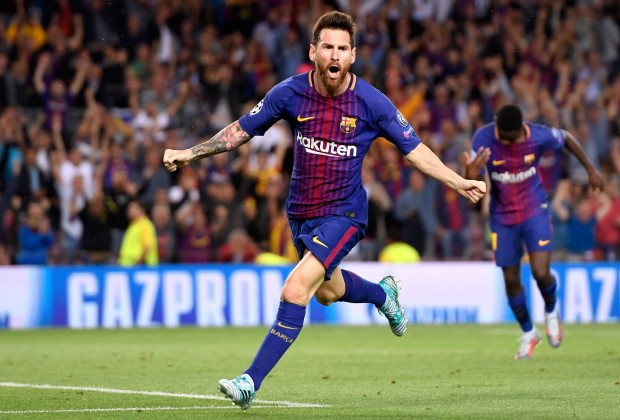
#> input picture messi.jpg, 620 x 420 px
$ python test_fourier_transform.py
#> lines starting #> are read from the running program, lines starting #| are printed output that depends on the picture
from psychopy import visual
from psychopy.visual import filters

import cv2
import numpy as np
from matplotlib import pyplot as plt

#from scipy import ndimage, misc


img = cv2.imread('messi.jpg', 0)
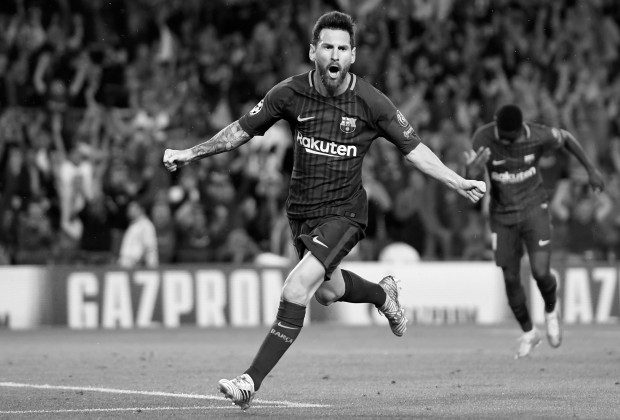
#> img: shape (420, 620); min 0, max 255, mean 101.1
img = np.array(img).astype('float32')
f = np.fft.fft2(img)
fshift = np.fft.fftshift(f)
magnitude_spectrum = 20*np.log(np.abs(fshift))
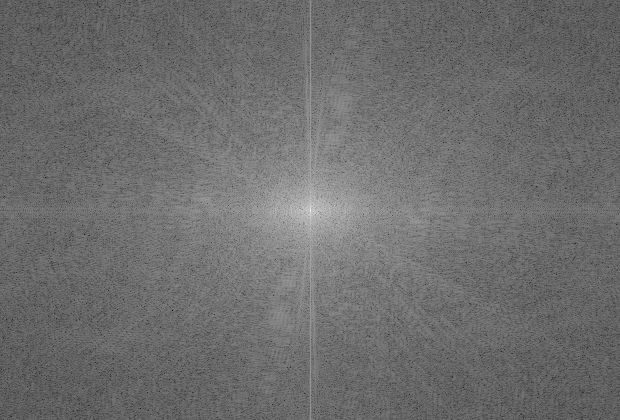
#> magnitude_spectrum: shape (420, 620) float64; min 22.19, max 341.7, mean 159.5; drawn with min black and max white

plt.figure()
plt.subplot(321), plt.imshow(img, cmap = 'gray')
plt.title('Input Image'), plt.xticks([]), plt.yticks([])
plt.subplot(322),plt.imshow(magnitude_spectrum, cmap = 'gray')
plt.title('Magnitude Spectrum'), plt.xticks([]), plt.yticks([])


#> (the run stopped early here; a loop or call above may not have finished)

$ run again, with grid.jpg copied over messi.jpg
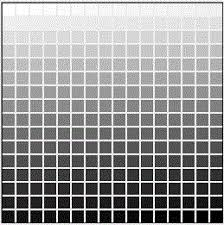
#> input picture grid.jpg, 224 x 225 px
#> `magnitude_spectrum = 20*np.log(np.abs(fshift))`:
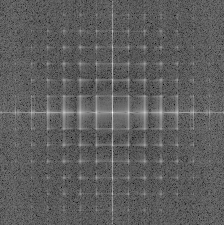
#> magnitude_spectrum: shape (225, 224) float64; min 52.08, max 317.1, mean 150.2; drawn with min black and max white
